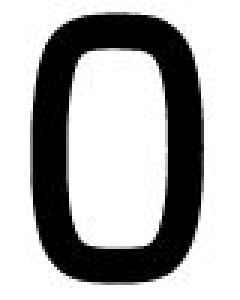
#> input picture rtl/numbers_mem/py_mem_init/0.jpg, 80 x 100 px (shown 3 times larger)
$ python mem_init.py
#> lines starting #> are read from the running program, lines starting #| are printed output that depends on the picture
from PIL import Image

MIF_HEAD = """DEPTH = 8192;
WIDTH = 1;
ADDRESS_RADIX = HEX;
DATA_RADIX = BIN;

CONTENT
BEGIN"""

MIF_ENDING = "END;"

def get_string( im ):

  raw = ""
  mem = ""

  for i in range( 100 ):
    print( raw )
    raw=""
    for j in range( 80 ):
      pix = im.getpixel( (j, i) )
      if( pix[0] > 120 ):
        color = 0;
      else:
        color = 1;
      raw = raw + str(color)
      mem = mem + hex(80*i+j)[2:] + " : " + str(color) + ";\n"

  return( mem )

def write_file( fname, header, content, ending):
  f = open(fname, 'w')
  f.write( header + "\n\n" + content + "\n\n" + ending)
  f.close()

all_img = [0,1,2,3,4,5,6,7,8,9]

all_img[0] = Image.open("0.jpg")
all_img[1] = Image.open("1.jpg")
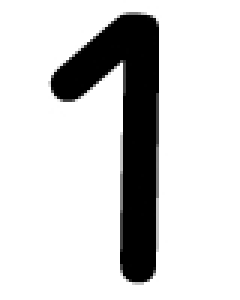
#> input picture rtl/numbers_mem/py_mem_init/1.jpg, 80 x 100 px (shown 3 times larger)
all_img[2] = Image.open("2.jpg")
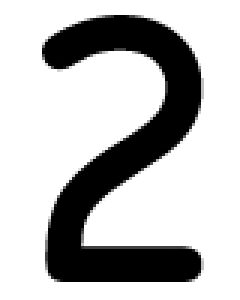
#> input picture rtl/numbers_mem/py_mem_init/2.jpg, 80 x 100 px (shown 3 times larger)
all_img[3] = Image.open("3.jpg")
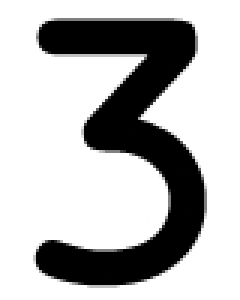
#> input picture rtl/numbers_mem/py_mem_init/3.jpg, 80 x 100 px (shown 3 times larger)
all_img[4] = Image.open("4.jpg")
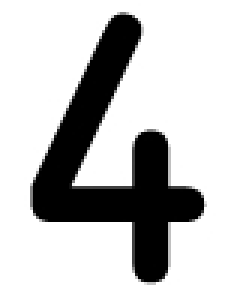
#> input picture rtl/numbers_mem/py_mem_init/4.jpg, 80 x 100 px (shown 3 times larger)
all_img[5] = Image.open("5.jpg")
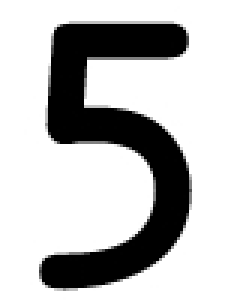
#> input picture rtl/numbers_mem/py_mem_init/5.jpg, 80 x 100 px (shown 3 times larger)
#> (the run stopped early here; a loop or call above may not have finished)
